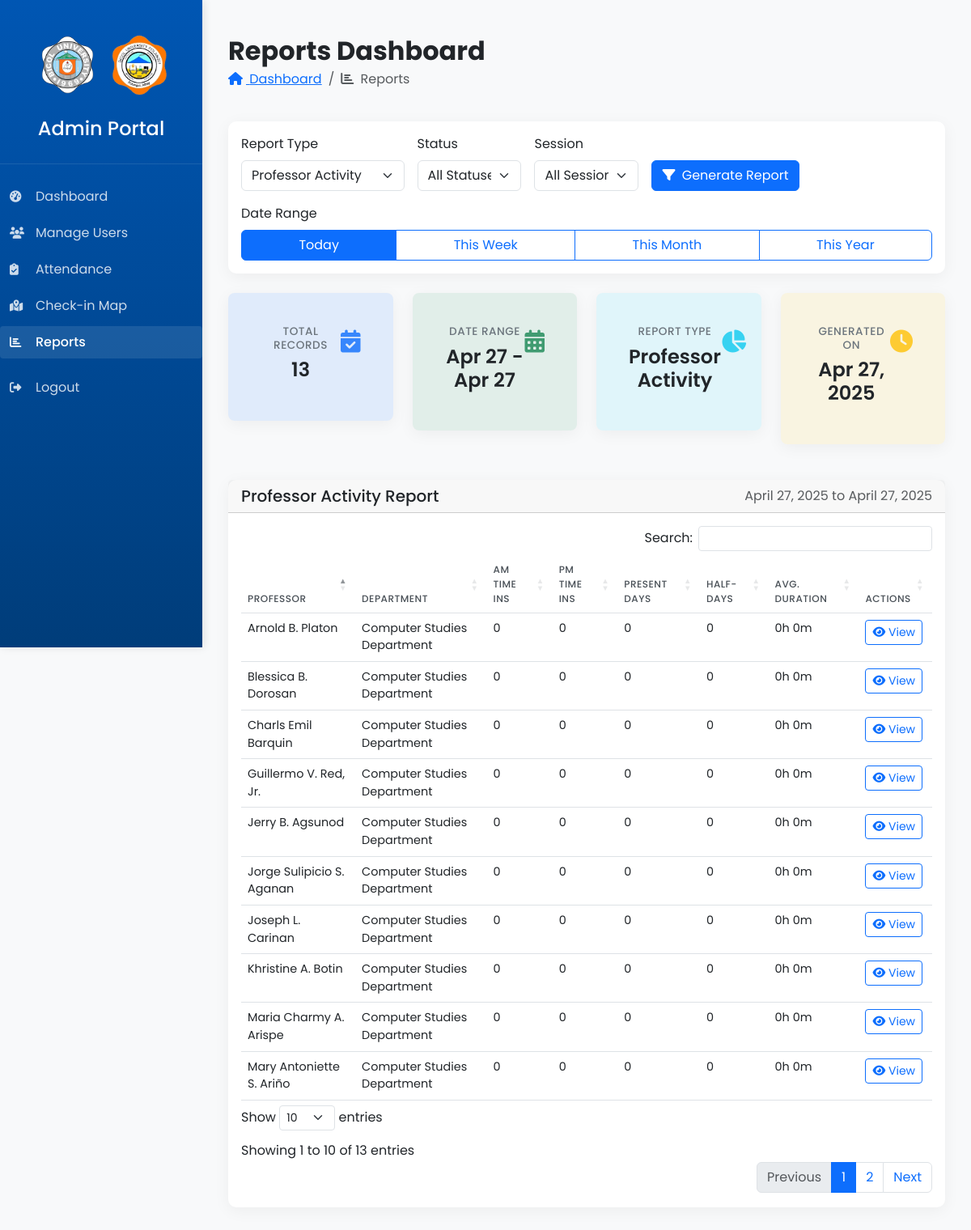
/admin/reports.php?report_type=professor_activity (signed in), run on the app's committed database.
### tables this page shows
CREATE TABLE `professors` (
  `id` int(11) NOT NULL,
  `name` varchar(100) NOT NULL,
  `email` varchar(100) NOT NULL,
  `designation` varchar(50) DEFAULT NULL,
  `profile_image` varchar(255) DEFAULT NULL,
  `created_at` timestamp NOT NULL DEFAULT current_timestamp(),
  `status` enum('active','pending') DEFAULT 'pending',
  `approved_at` datetime DEFAULT NULL,
  `approved_by` int(11) DEFAULT NULL,
  `department` varchar(100) NOT NULL,
  `phone` varchar(20) NOT NULL,
  `username` varchar(50) DEFAULT NULL,
  `password` varchar(255) DEFAULT NULL,
  `login_attempts` int(11) DEFAULT 0,
  `last_attempt` datetime DEFAULT NULL,
  `account_locked` tinyint(1) DEFAULT 0,
  `lock_until` datetime DEFAULT NULL,
  `last_failed_attempt_ip` varchar(45) DEFAULT NULL
);

### admin/reports.php (the view, shortened to what this page needs)
<?php
require_once '../config/database.php';
$report_type = $_GET['report_type'] ?? 'daily_summary';
$date_range = $_GET['date_range'] ?? 'today';
$status_filter = $_GET['status'] ?? 'all';
$session_filter = $_GET['session'] ?? 'all';
$today = date('Y-m-d');
switch ($date_range) {
    case 'today':
        $start_date = $today;
        $end_date = $today;
        break;
}
switch ($report_type) {
    case 'professor_activity':
        $report_title = "Professor Activity Report";
        $query = "SELECT
                    p.id,
                    p.name,
                    p.department,
                    p.designation,
                    COUNT(DISTINCT a.checkin_date) as total_days,
                    SUM(CASE WHEN a.am_check_in IS NOT NULL THEN 1 ELSE 0 END) as am_timeins,
                    SUM(CASE WHEN a.pm_check_in IS NOT NULL THEN 1 ELSE 0 END) as pm_timeins,
                    SUM(CASE WHEN a.status = 'present' THEN 1 ELSE 0 END) as present,
                    SUM(CASE WHEN a.status = 'half-day' THEN 1 ELSE 0 END) as half_day,
                    AVG(
                        CASE
                            WHEN a.am_check_in IS NOT NULL AND a.pm_check_in IS NOT NULL THEN
                                TIMESTAMPDIFF(MINUTE, a.am_check_in, a.pm_check_out)
                            WHEN a.am_check_in IS NOT NULL THEN
                                TIMESTAMPDIFF(MINUTE, a.am_check_in, a.am_check_out)
                            WHEN a.pm_check_in IS NOT NULL THEN
                                TIMESTAMPDIFF(MINUTE, a.pm_check_in, a.pm_check_out)
                            ELSE 0
                        END
                    ) as avg_duration
                  FROM professors p
                  LEFT JOIN attendance a ON p.id = a.professor_id AND DATE(a.checkin_date) BETWEEN ? AND ?
                  WHERE 1=1";
        $params = [$start_date, $end_date];
        $types = 'ss';
        $query .= " GROUP BY p.id ORDER BY p.name";
        break;
}
$stmt = $conn->prepare($query);
if (!empty($params)) {
    $stmt->bind_param($types, ...$params);
}
$stmt->execute();
$report_data = $stmt->get_result();
?>
<!DOCTYPE html>
<html lang="en">
<head>
    <link href="https://cdn.jsdelivr.net/npm/bootstrap@5.3.0/dist/css/bootstrap.min.css" rel="stylesheet">
    <link rel="stylesheet" href="https://cdn.datatables.net/1.13.4/css/dataTables.bootstrap5.min.css">
    <link rel="stylesheet" href="https://cdn.datatables.net/buttons/2.3.6/css/buttons.bootstrap5.min.css">
    <link rel="stylesheet" href="https://cdnjs.cloudflare.com/ajax/libs/font-awesome/6.4.0/css/all.min.css">
    <link rel="stylesheet" href="css/dashboard.css">
</head>
<body>
    <?php include 'partials/sidebar.php'; ?>
    <main class="main-content">
        <div class="container-fluid py-4">
            <div class="d-flex justify-content-between align-items-center mb-4">
                <div>
                    <h2 class="mb-1 fw-bold">Reports Dashboard</h2>
                    <nav aria-label="breadcrumb">
                        <ol class="breadcrumb">
                            <li class="breadcrumb-item"><a href="dashboard.php"><i class="fas fa-home me-1"></i> Dashboard</a></li>
                            <li class="breadcrumb-item active" aria-current="page"><i class="fas fa-chart-bar me-1"></i> Reports</li>
                        </ol>
                    </nav>
                </div>
            </div>
            <div class="card mb-4">
                <div class="card-body">
                    <form method="GET" id="reportForm">
                        <div class="row g-3">
                            <div class="col-md-3">
                                <label for="report_type" class="form-label">Report Type</label>
                                <select class="form-select" id="report_type" name="report_type">
                                    <option value="professor_activity" <?= $report_type === 'professor_activity' ? 'selected' : '' ?>>Professor Activity</option>
                                </select>
                            </div>
                            <div class="col-md-2">
                                <label for="status" class="form-label">Status</label>
                                <select class="form-select" id="status" name="status">
                                    <option value="all" <?= $status_filter === 'all' ? 'selected' : '' ?>>All Statuses</option>
                                </select>
                            </div>
                            <div class="col-md-2">
                                <label for="session" class="form-label">Session</label>
                                <select class="form-select" id="session" name="session">
                                    <option value="all" <?= $session_filter === 'all' ? 'selected' : '' ?>>All Sessions</option>
                                </select>
                            </div>
                            <div class="col-md-3 d-flex align-items-end">
                                <button type="submit" class="btn btn-primary">
                                    <i class="fas fa-filter me-1"></i> Generate Report
                                </button>
                            </div>
                        </div>
                        <div class="row mt-3">
                            <div class="col-md-12">
                                <label class="form-label">Date Range</label>
                                <div class="btn-group w-100" role="group">
                                    <label class="btn btn-outline-primary" for="today">Today</label>
                                    <label class="btn btn-outline-primary" for="this_week">This Week</label>
                                    <label class="btn btn-outline-primary" for="this_month">This Month</label>
                                    <label class="btn btn-outline-primary" for="this_year">This Year</label>
                                </div>
                            </div>
                        </div>
                    </form>
                </div>
            </div>
            <div class="row mb-4">
                <div class="col-md-3">
                    <div class="card stat-card bg-primary bg-opacity-10 border-0">
                        <div class="card-body">
                            <div class="d-flex justify-content-between">
                                <div>
                                    <h6 class="stat-label">Total Records</h6>
                                    <h3 class="stat-value"><?= $report_data->num_rows ?></h3>
                                </div>
                                <div class="stat-icon text-primary">
                                    <i class="fas fa-calendar-check"></i>
                                </div>
                            </div>
                        </div>
                    </div>
                </div>
                <div class="col-md-3">
                    <div class="card stat-card bg-success bg-opacity-10 border-0">
                        <div class="card-body">
                            <div class="d-flex justify-content-between">
                                <div>
                                    <h6 class="stat-label">Date Range</h6>
                                    <h3 class="stat-value"><?= date('M j', strtotime($start_date)) ?> - <?= date('M j', strtotime($end_date)) ?></h3>
                                </div>
                                <div class="stat-icon text-success">
                                    <i class="fas fa-calendar-alt"></i>
                                </div>
                            </div>
                        </div>
                    </div>
                </div>
                <div class="col-md-3">
                    <div class="card stat-card bg-info bg-opacity-10 border-0">
                        <div class="card-body">
                            <div class="d-flex justify-content-between">
                                <div>
                                    <h6 class="stat-label">Report Type</h6>
                                    <h3 class="stat-value text-capitalize"><?= str_replace('_', ' ', $report_type) ?></h3>
                                </div>
                                <div class="stat-icon text-info">
                                    <i class="fas fa-chart-pie"></i>
                                </div>
                            </div>
                        </div>
                    </div>
                </div>
                <div class="col-md-3">
                    <div class="card stat-card bg-warning bg-opacity-10 border-0">
                        <div class="card-body">
                            <div class="d-flex justify-content-between">
                                <div>
                                    <h6 class="stat-label">Generated On</h6>
                                    <h3 class="stat-value"><?= date('M j, Y') ?></h3>
                                </div>
                                <div class="stat-icon text-warning">
                                    <i class="fas fa-clock"></i>
                                </div>
                            </div>
                        </div>
                    </div>
                </div>
            </div>
            <div class="card">
                <div class="card-header d-flex justify-content-between align-items-center">
                    <h5 class="mb-0"><?= $report_title ?></h5>
                    <div class="text-muted">
                        <?= date('F j, Y', strtotime($start_date)) ?> to <?= date('F j, Y', strtotime($end_date)) ?>
                    </div>
                </div>
                <div class="card-body">
                    <div class="table-responsive">
                        <table id="reportTable" class="table table-report table-hover" style="width:100%">
                            <thead>
                                <?php if ($report_type === 'daily_summary'): ?>
                                    <tr>
                                        <th>Date</th>
                                        <th>Professors</th>
                                        <th>Present</th>
                                        <th>Half-day</th>
                                        <th>Absent</th>
                                        <th>Pending Time Outs</th>
                                        <th>Actions</th>
                                    </tr>
                                <?php elseif ($report_type === 'professor_activity'): ?>
                                    <tr>
                                        <th>Professor</th>
                                        <th>Department</th>
                                        <th>AM Time Ins</th>
                                        <th>PM Time Ins</th>
                                        <th>Present Days</th>
                                        <th>Half-days</th>
                                        <th>Avg. Duration</th>
                                        <th>Actions</th>
                                    </tr>
                                <?php endif; ?>
                            </thead>
                            <tbody>
                                <?php if ($report_data->num_rows > 0): ?>
                                    <?php $report_data->data_seek(0); ?>
                                    <?php while ($row = $report_data->fetch_assoc()): ?>
                                        <?php if ($report_type === 'daily_summary'): ?>
                                            <tr>
                                                <td><?= date('M j, Y', strtotime($row['date'])) ?></td>
                                                <td><?= $row['total_professors'] ?></td>
                                                <td><span class="badge bg-success"><?= $row['present'] ?></span></td>
                                                <td><span class="badge bg-warning text-dark"><?= $row['half_day'] ?></span></td>
                                                <td><span class="badge bg-danger"><?= $row['absent'] ?></span></td>
                                                <td><span class="badge bg-secondary"><?= $row['pending_timeouts'] ?></span></td>
                                                <td>
                                                    <a href="manage-attendance.php?date=<?= $row['date'] ?>" class="btn btn-sm btn-outline-primary">
                                                        <i class="fas fa-eye"></i> View
                                                    </a>
                                                </td>
                                            </tr>
                                        <?php elseif ($report_type === 'professor_activity'): ?>
                                            <tr>
                                                <td><?= htmlspecialchars($row['name']) ?></td>
                                                <td><?= htmlspecialchars($row['department']) ?></td>
                                                <td><?= $row['am_timeins'] ?></td>
                                                <td><?= $row['pm_timeins'] ?></td>
                                                <td><?= $row['present'] ?></td>
                                                <td><?= $row['half_day'] ?></td>
                                                <td>
                                                    <?php if ($row['avg_duration']): ?>
                                                        <?= floor($row['avg_duration'] / 60) ?>h <?= $row['avg_duration'] % 60 ?>m
                                                    <?php else: ?>
                                                        N/A
                                                    <?php endif; ?>
                                                </td>
                                                <td>
                                                    <a href="professor-attendance.php?id=<?= $row['id'] ?>" class="btn btn-sm btn-outline-primary">
                                                        <i class="fas fa-eye"></i> View
                                                    </a>
                                                </td>
                                            </tr>
                                        <?php endif; ?>
                                    <?php endwhile; ?>
                                <?php endif; ?>
                            </tbody>
                        </table>
                    </div>
                </div>
            </div>
        </div>
    </main>
</body>
</html>

### admin/css/dashboard.css (style rules this page uses)
:root { --primary-color: #0056b3; --secondary-color: #003d7a; --accent-color: #0099cc; --error-color: #dc3545; --success-color: #28a745; --sidebar-width: 250px; }
body { font-family: "Poppins", sans-serif; background-color: #f8f9fa; }
.main-content { margin-left: var(--sidebar-width); padding: 20px; min-height: 100vh; }
.card { border: none; border-radius: 10px; box-shadow: 0 4px 20px rgba(0, 0, 0, 0.05); margin-bottom: 20px; transition: all 0.3s ease; }
.stat-card { text-align: center; padding: 20px; }
.stat-icon { font-size: 2rem; margin-bottom: 15px; color: var(--accent-color); }

### admin/reports.php (style rules this page uses)
.stat-card { border-radius: 8px; overflow: hidden; }
.stat-card .card-body { padding: 1.25rem; }
.stat-card .stat-icon { font-size: 1.75rem; opacity: 0.8; }
.stat-card .stat-value { font-size: 1.5rem; font-weight: 600; }
.stat-card .stat-label { font-size: 0.85rem; text-transform: uppercase; letter-spacing: 0.5px; color: #6c757d; }
.table-report { font-size: 0.9rem; }
.table-report th { font-weight: 500; text-transform: uppercase; font-size: 0.75rem; letter-spacing: 0.5px; color: #495057; }

### data on the page
professors: name "Arnold B. Platon", department "Computer Studies Department", am_timeins "0", pm_timeins "0", present "0", half_day "0", avg_duration "0"
professors: name "Blessica B. Dorosan", department "Computer Studies Department", am_timeins "0", pm_timeins "0", present "0", half_day "0", avg_duration "0"
professors: name "Charls Emil Barquin", department "Computer Studies Department", am_timeins "0", pm_timeins "0", present "0", half_day "0", avg_duration "0"
professors: name "Guillermo V. Red, Jr.", department "Computer Studies Department", am_timeins "0", pm_timeins "0", present "0", half_day "0", avg_duration "0"
professors: name "Jerry B. Agsunod", department "Computer Studies Department", am_timeins "0", pm_timeins "0", present "0", half_day "0", avg_duration "0"
professors: name "Jorge Sulipicio S. Aganan", department "Computer Studies Department", am_timeins "0", pm_timeins "0", present "0", half_day "0", avg_duration "0"
professors: name "Joseph L. Carinan", department "Computer Studies Department", am_timeins "0", pm_timeins "0", present "0", half_day "0", avg_duration "0"
professors: name "Khristine A. Botin", department "Computer Studies Department", am_timeins "0", pm_timeins "0", present "0", half_day "0", avg_duration "0"
professors: name "Maria Charmy A. Arispe", department "Computer Studies Department", am_timeins "0", pm_timeins "0", present "0", half_day "0", avg_duration "0"
professors: name "Mary Antoniette S. Ariño", department "Computer Studies Department", am_timeins "0", pm_timeins "0", present "0", half_day "0", avg_duration "0"

### other printed values
$report_data->num_rows "13"
date('M j', strtotime($start_date)) "Apr 27"
date('M j', strtotime($end_date)) "Apr 27"
str_replace('_', ' ', $report_type) "Professor Activity"
$report_title "Professor Activity Report"
date('F j, Y', strtotime($start_date)) "April 27, 2025"
date('F j, Y', strtotime($end_date)) "April 27, 2025"
